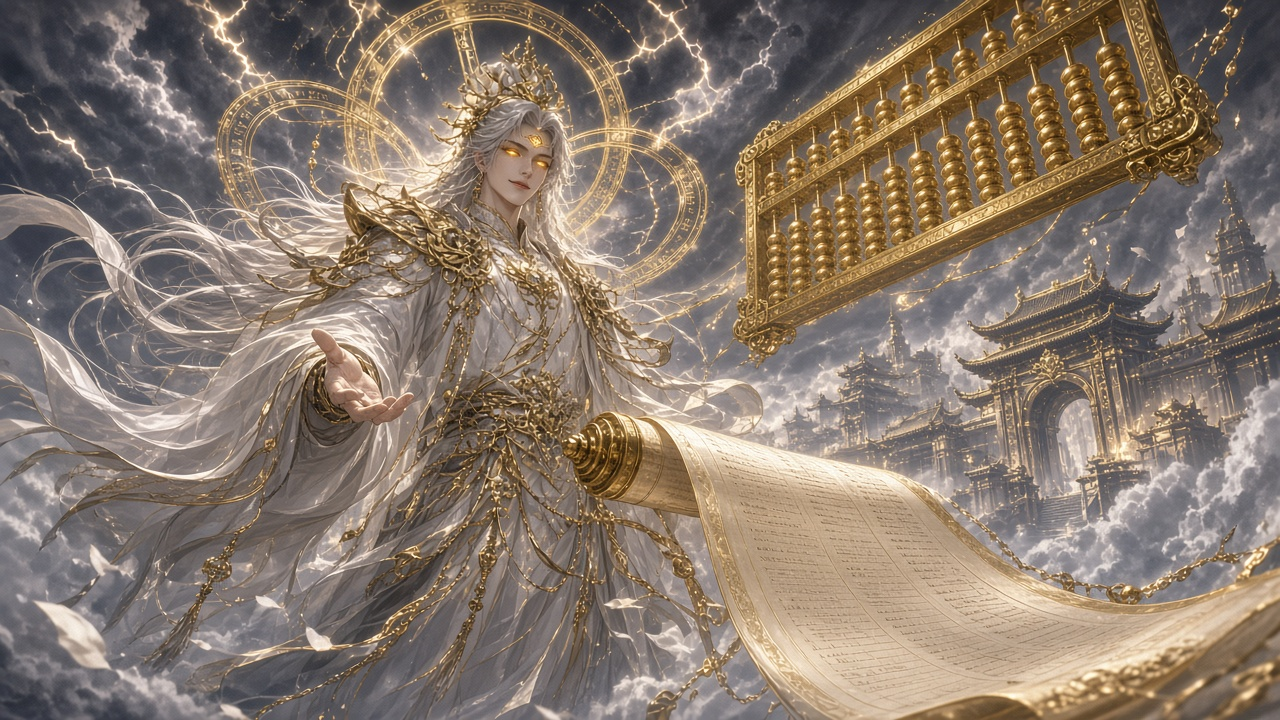
#> input picture art/gen/boss_tiandao.jpg, 1280 x 720 px
$ python -i gen_art.py   (imports and definitions only)
#> lines starting #> are read from the running program, lines starting #| are printed output that depends on the picture
#> further down, picture is the input picture: PIL image 1280x720 RGB; mean R, G, B 136.7, 121.9, 109
#!/usr/bin/env python3
"""AI 生成插画 → 游戏用图（v2.3 起静态美术改为生成插画；地图上走动的精灵仍为 3D 渲染）

输入：art/gen/*.jpg（1280x720 等任意尺寸）+ art/gen/map.json（文件 → 游戏键）
输出：
  www/assets/gen/            SD（随仓库，lite/HD 都带）：por_<name>.webp 192²，bust_<name>.webp 300x400，card_<name>.webp 240x360，title.webp 540x960
  art/gen/hd/                HD（CI 在高清包解压后覆盖到 www/assets/gen/）：512²，720x960，600x900，1080x1920
  www/assets/gen/gen.js      window.GENART = {por:{游戏键:name}, bust:{...}, card:{...}, title:1}
人脸定位：OpenCV Haar（正脸+侧脸，多尺度放大检测）→ map.json 的 face 覆盖 → 兜底（画面上部亮度/细节重心）。
用法：python3 tools/gen_art.py [--debug]   （--debug 额外写 art/gen/debug_<name>.jpg 标出人脸框）
"""
import json, os, sys, fnmatch
from PIL import Image, ImageDraw, ImageFilter
import numpy as np
ROOT = os.path.abspath(os.path.join(os.path.dirname(__file__), '..'))
SRC = os.path.join(ROOT, 'art/gen'); SD = os.path.join(ROOT, 'www/assets/gen'); HD = os.path.join(SRC, 'hd')
SIZES = {'sd': dict(por=192, bust=(300, 400), card=(240, 360), title=(540, 960), q=82),
         'hd': dict(por=512, bust=(720, 960), card=(600, 900), title=(1080, 1920), q=86)}
DEBUG = '--debug' in sys.argv

def detect_face(im):
    try:
        import cv2
    except ImportError:
        return None
    g = np.array(im.convert('L')); H, W = g.shape
#> after `g = np.array(im.convert('L'))`:
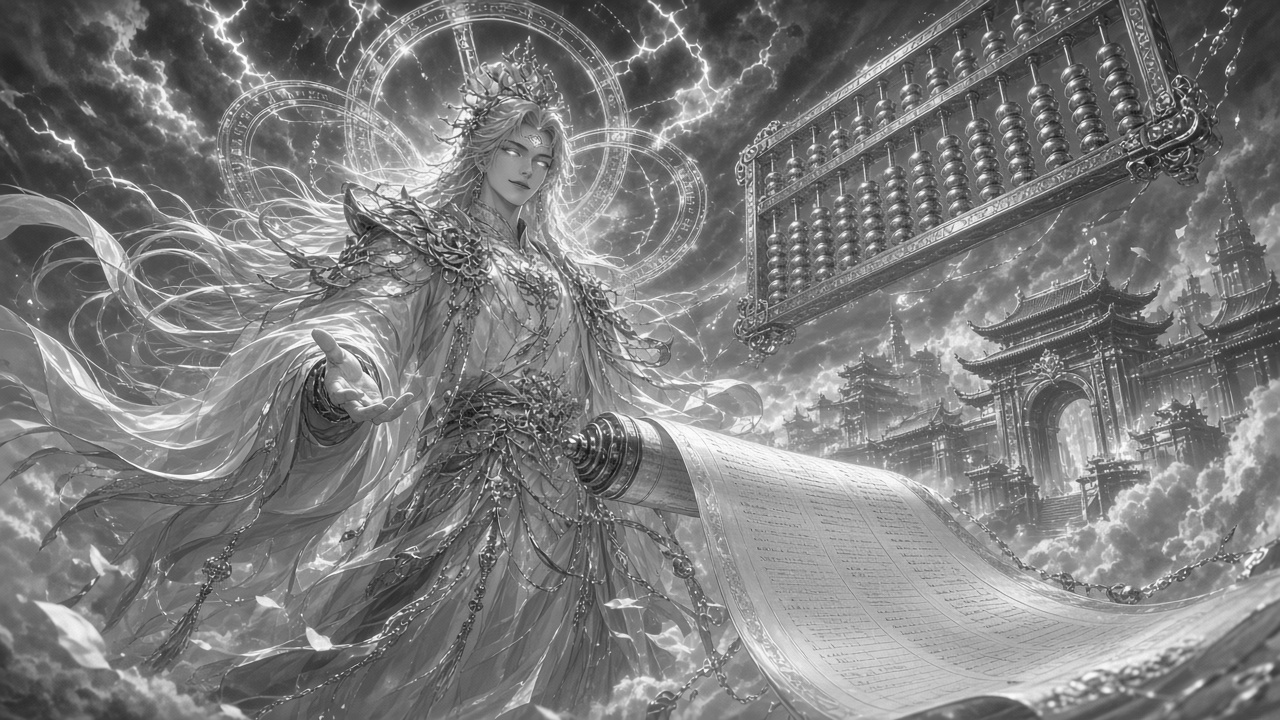
#> g: shape (720, 1280); min 13, max 254, mean 124.8
#> after `H, W = g.shape`: H = 720; W = 1280
    up = cv2.resize(g, (W * 2, H * 2)); up = cv2.equalizeHist(up)
#> after `up = cv2.equalizeHist(up)`:
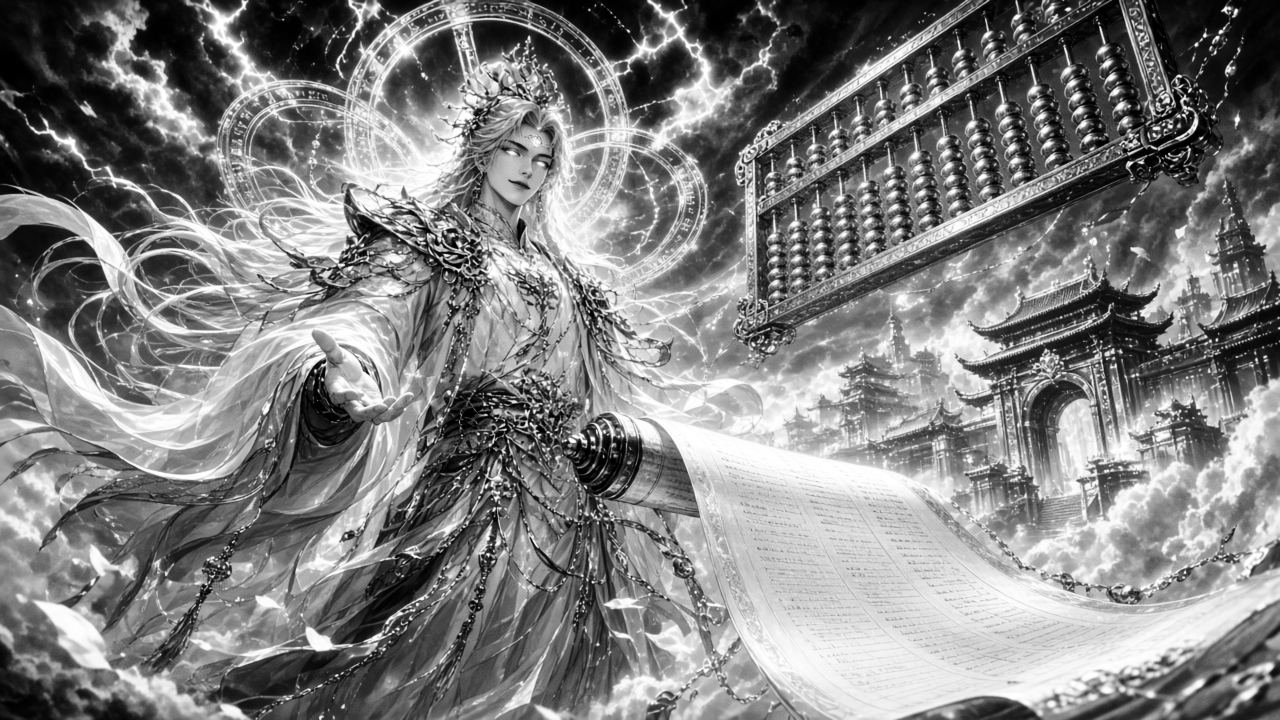
#> up: shape (1440, 2560) (shown at 1/2 size); min 0, max 255, mean 128.4
    best = None
    for name in ('haarcascade_frontalface_alt2.xml', 'haarcascade_frontalface_default.xml', 'haarcascade_profileface.xml'):
        cc = cv2.CascadeClassifier(os.path.join(cv2.data.haarcascades, name))
        for img, flip in ((up, False), (cv2.flip(up, 1), True)):
            for (x, y, w, h) in cc.detectMultiScale(img, 1.08, 4, minSize=(36, 36)):
                x, y, w, h = x / 2, y / 2, w / 2, h / 2
                if flip: x = W - x - w
                cy = y + h / 2
                if cy > H * 0.6 or w > W * 0.3: continue          # 脸在画面上部；太大的多半是误检
                score = w * (1.6 - cy / H)                          # 偏好大而靠上的
                if not best or score > best[0]: best = (score, x + w / 2, cy, w)
        if best: break
#> after the loop, best = (63.94, 689, 172.5, 47); x = 665.5
    return best and best[1:]

# [6 lines left out: function fallback_face, not called in this run]

def crop_box(W, H, cx, cy, w, h):
    x0 = min(max(0, cx - w / 2), W - w); y0 = min(max(0, cy - h / 2), H - h)
    return (int(x0), int(y0), int(x0 + w), int(y0 + h))

def fit(w, h, W, H):
    k = min(1, W / w, H / h); return w * k, h * k

# [41 lines left out: functions make, title, not called in this run]

AUTO_PREFIX = ('npc_', 'boss_', 'player_', 'cos_', 'mon_', 'mount_')
CG = dict(sd=(1280, 720, 80), hd=(1920, 1080, 85))

# [49 lines left out: functions cg_and_maps, icons, main, not called in this run]

# [2 lines not run here, left out]

>>> from PIL import Image
>>> picture = Image.open('../art/gen/boss_tiandao.jpg')
>>> result = detect_face(picture)
#> result = (689, 172.5, 47)
